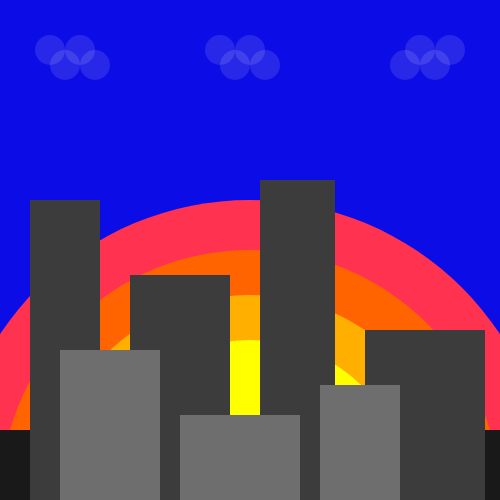
Frame 1 (no input)
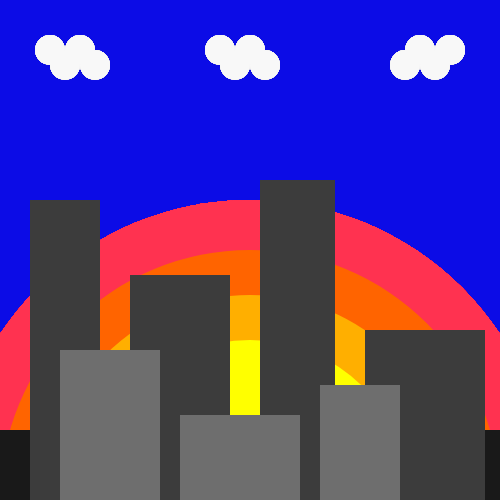
Frame 60 (no input)
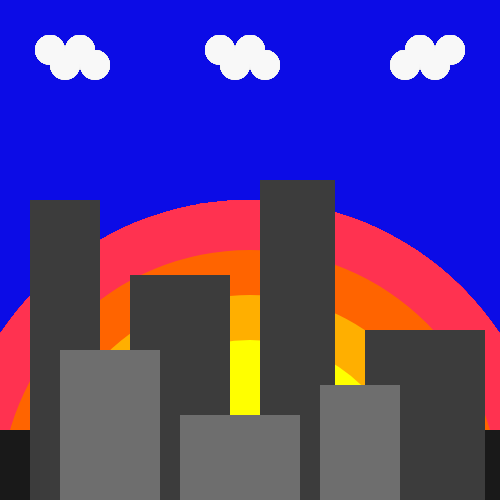
Frame 120 (the mouse pressed at the canvas centre since frame 60)

The p5.js sketch that drew these frames (run headless with seeded random() and noise() and a simulated clock; from frame 60 on, the mouse is pressed at the canvas centre):

// p5.js sketch
// ── sketch.js
function setup() {
  createCanvas(500,500);
  background(12,12,230);
}

function draw() {

    noStroke();

    fill(255,30);
    ellipse(50, 50, 30,30);
    ellipse(80, 50, 30,30);
    ellipse(65, 65, 30,30);
    ellipse(95, 65, 30,30);

    ellipse(450, 50, 30,30);
    ellipse(420, 50, 30,30);
    ellipse(435, 65, 30,30);
    ellipse(405, 65, 30,30);

    ellipse(220, 50, 30,30);
    ellipse(250, 50, 30,30);
    ellipse(235, 65, 30,30);
    ellipse(265, 65, 30,30);
    
    fill (255,50,80) ;
    ellipse(250,500,600,600);
    fill (255,100,0) ;
    ellipse(250,500,500,500);
    fill (255,175,0) ;
    ellipse(250,500,410,410);
    fill (255,255,0) ;
    ellipse(250,500,320,320);

    
    fill(25);
    rect(0,430,500,70);
   
    fill(60);
    rect(30,200,70,300);
    rect(130,275,100,225);
    rect(260, 180, 75, 320);
    rect(365, 330, 120, 170);
    
    fill(110);
    rect(60, 350, 100, 150);
    rect(180, 415, 120, 85);
    rect(320,385, 80, 115);
    
    var star = (random(500), random(500), 3,3);
    fill(255,255,0)
    ellipse(star)
    
  
  
}
